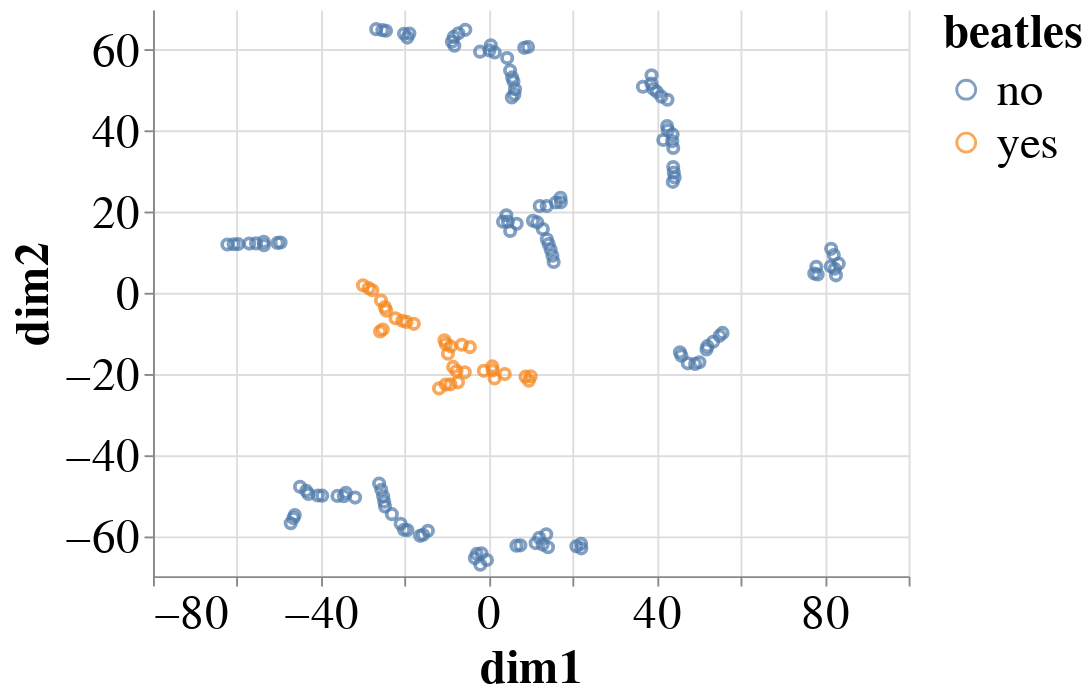

Source (notebook cell):
### Code cell
c1 = alt.Chart(X_embedded_2).mark_point().encode(
    x='dim1',
    y='dim2',
    color='beatles'
)
big_chart(c1, fontsize=25)

### Figure 1 — Vega-Lite specification as saved in the notebook (floating-point values rounded to 4 significant figures; data arrays with more than 128 entries replaced by an {"elided": "..."} marker saying what was removed)
{"config": {"view": {"continuousWidth": 400, "continuousHeight": 300, "strokeWidth": 0}, "axis": {"grid": true, "labelFontSize": 25, "titleFontSize": 25}, "legend": {"labelFontSize": 25, "titleFontSize": 25}, "title": {"fontSize": 25}}, "data": {"name": "data-b8e2077b5e007ccb55ffb215ff6c20b4"}, "mark": "point", "encoding": {"color": {"field": "beatles", "type": "nominal"}, "x": {"field": "dim1", "type": "quantitative"}, "y": {"field": "dim2", "type": "quantitative"}}, "$schema": "https://vega.github.io/schema/vega-lite/v4.17.0.json", "datasets": {"data-b8e2077b5e007ccb55ffb215ff6c20b4": {"elided": "159 records"}}}
